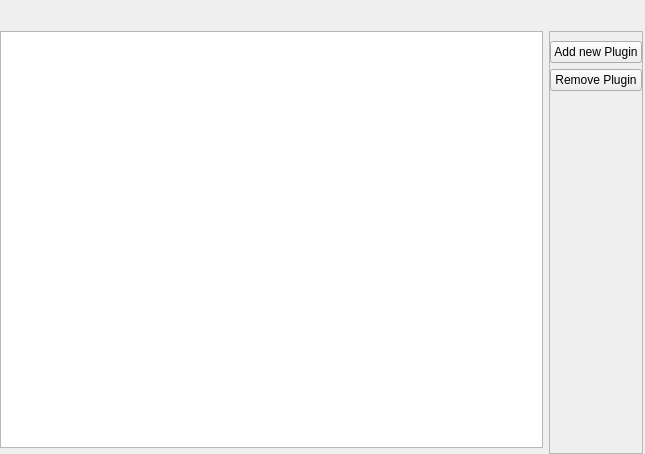
<?xml version="1.0" encoding="UTF-8"?>
<ui version="4.0">
 <class>Form</class>
 <widget class="QWidget" name="Form">
  <property name="geometry">
   <rect>
    <x>0</x>
    <y>0</y>
    <width>645</width>
    <height>454</height>
   </rect>
  </property>
  <property name="windowTitle">
   <string>Form</string>
  </property>
  <layout class="QGridLayout" name="gridLayout">
   <property name="leftMargin">
    <number>0</number>
   </property>
   <property name="rightMargin">
    <number>2</number>
   </property>
   <property name="bottomMargin">
    <number>0</number>
   </property>
   <item row="1" column="1" rowspan="2">
    <widget class="QFrame" name="buttons_frame">
     <property name="frameShape">
      <enum>QFrame::StyledPanel</enum>
     </property>
     <property name="frameShadow">
      <enum>QFrame::Raised</enum>
     </property>
     <layout class="QVBoxLayout" name="verticalLayout">
      <property name="leftMargin">
       <number>0</number>
      </property>
      <property name="rightMargin">
       <number>0</number>
      </property>
      <item>
       <widget class="QPushButton" name="add_plugin_button">
        <property name="text">
         <string>Add new Plugin</string>
        </property>
        <property name="icon">
         <iconset>
          <normalon>../../assets/icons/plus_rounded.png</normalon>
         </iconset>
        </property>
       </widget>
      </item>
      <item>
       <widget class="QPushButton" name="remove_plugin_button">
        <property name="text">
         <string>Remove Plugin</string>
        </property>
        <property name="icon">
         <iconset>
          <normalon>../../assets/icons/minus_rounded.png</normalon>
         </iconset>
        </property>
       </widget>
      </item>
      <item>
       <spacer name="vertical_spacer">
        <property name="orientation">
         <enum>Qt::Vertical</enum>
        </property>
        <property name="sizeHint" stdset="0">
         <size>
          <width>20</width>
          <height>40</height>
         </size>
        </property>
       </spacer>
      </item>
     </layout>
    </widget>
   </item>
   <item row="1" column="0">
    <widget class="QTreeView" name="plugins_tree_view"/>
   </item>
   <item row="0" column="0">
    <widget class="QLabel" name="path_label">
     <property name="text">
      <string/>
     </property>
    </widget>
   </item>
  </layout>
 </widget>
 <resources/>
 <connections/>
</ui>
